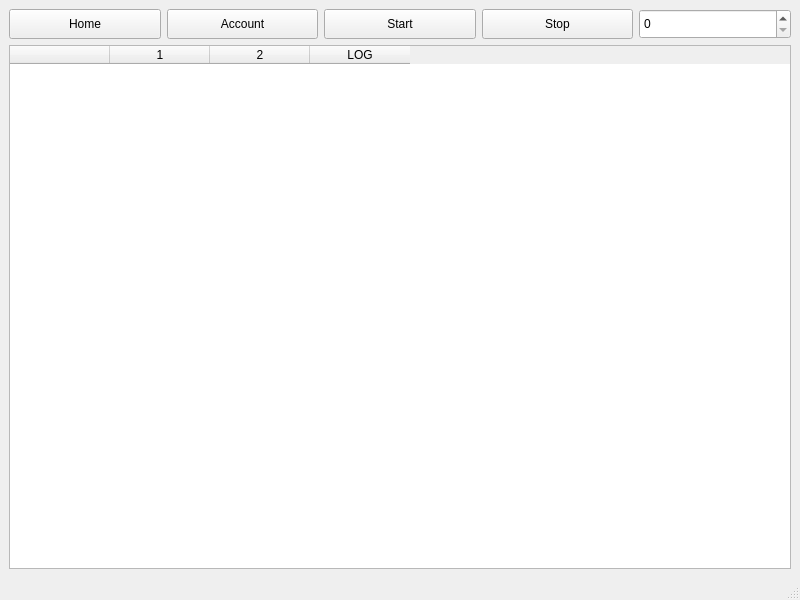
<?xml version="1.0" encoding="UTF-8"?>
<ui version="4.0">
 <class>MainWindow</class>
 <widget class="QMainWindow" name="MainWindow">
  <property name="geometry">
   <rect>
    <x>0</x>
    <y>0</y>
    <width>800</width>
    <height>600</height>
   </rect>
  </property>
  <property name="windowTitle">
   <string>MainWindow</string>
  </property>
  <widget class="QWidget" name="centralwidget">
   <layout class="QVBoxLayout" name="verticalLayout">
    <item>
     <widget class="QWidget" name="widget" native="true">
      <layout class="QVBoxLayout" name="verticalLayout_2">
       <property name="leftMargin">
        <number>0</number>
       </property>
       <property name="topMargin">
        <number>0</number>
       </property>
       <property name="rightMargin">
        <number>0</number>
       </property>
       <property name="bottomMargin">
        <number>0</number>
       </property>
       <item>
        <widget class="QWidget" name="widget_2" native="true">
         <layout class="QHBoxLayout" name="horizontalLayout_2">
          <property name="leftMargin">
           <number>0</number>
          </property>
          <property name="topMargin">
           <number>0</number>
          </property>
          <property name="rightMargin">
           <number>0</number>
          </property>
          <property name="bottomMargin">
           <number>0</number>
          </property>
          <item>
           <widget class="QPushButton" name="btnHome">
            <property name="minimumSize">
             <size>
              <width>0</width>
              <height>30</height>
             </size>
            </property>
            <property name="text">
             <string>Home</string>
            </property>
           </widget>
          </item>
          <item>
           <widget class="QPushButton" name="btnAccount">
            <property name="minimumSize">
             <size>
              <width>0</width>
              <height>30</height>
             </size>
            </property>
            <property name="text">
             <string>Account</string>
            </property>
           </widget>
          </item>
          <item>
           <widget class="QPushButton" name="btnStart">
            <property name="minimumSize">
             <size>
              <width>0</width>
              <height>30</height>
             </size>
            </property>
            <property name="text">
             <string>Start</string>
            </property>
           </widget>
          </item>
          <item>
           <widget class="QPushButton" name="btnStop">
            <property name="minimumSize">
             <size>
              <width>0</width>
              <height>30</height>
             </size>
            </property>
            <property name="text">
             <string>Stop</string>
            </property>
           </widget>
          </item>
          <item>
           <widget class="QSpinBox" name="spThread">
            <property name="minimumSize">
             <size>
              <width>0</width>
              <height>30</height>
             </size>
            </property>
           </widget>
          </item>
         </layout>
        </widget>
       </item>
       <item>
        <widget class="QWidget" name="widget_3" native="true">
         <layout class="QHBoxLayout" name="horizontalLayout">
          <property name="leftMargin">
           <number>0</number>
          </property>
          <property name="topMargin">
           <number>0</number>
          </property>
          <property name="rightMargin">
           <number>0</number>
          </property>
          <property name="bottomMargin">
           <number>0</number>
          </property>
          <item>
           <widget class="QStackedWidget" name="stackedWidget">
            <property name="currentIndex">
             <number>0</number>
            </property>
            <widget class="QWidget" name="page">
             <layout class="QHBoxLayout" name="horizontalLayout_4">
              <property name="leftMargin">
               <number>0</number>
              </property>
              <property name="topMargin">
               <number>0</number>
              </property>
              <property name="rightMargin">
               <number>0</number>
              </property>
              <property name="bottomMargin">
               <number>0</number>
              </property>
              <item>
               <widget class="QTableWidget" name="tbShow">
                <column>
                 <property name="text">
                  <string/>
                 </property>
                </column>
                <column>
                 <property name="text">
                  <string>1</string>
                 </property>
                </column>
                <column>
                 <property name="text">
                  <string>2</string>
                 </property>
                </column>
                <column>
                 <property name="text">
                  <string>LOG</string>
                 </property>
                </column>
               </widget>
              </item>
             </layout>
            </widget>
            <widget class="QWidget" name="page_2">
             <layout class="QHBoxLayout" name="horizontalLayout_3">
              <property name="spacing">
               <number>0</number>
              </property>
              <property name="leftMargin">
               <number>0</number>
              </property>
              <property name="topMargin">
               <number>0</number>
              </property>
              <property name="rightMargin">
               <number>0</number>
              </property>
              <property name="bottomMargin">
               <number>0</number>
              </property>
              <item>
               <widget class="QTableWidget" name="tbAccount">
                <attribute name="horizontalHeaderStretchLastSection">
                 <bool>true</bool>
                </attribute>
                <column>
                 <property name="text">
                  <string/>
                 </property>
                </column>
                <column>
                 <property name="text">
                  <string>NAME</string>
                 </property>
                </column>
                <column>
                 <property name="text">
                  <string>PASSWORD</string>
                 </property>
                </column>
                <column>
                 <property name="text">
                  <string>STATUS</string>
                 </property>
                </column>
               </widget>
              </item>
             </layout>
            </widget>
           </widget>
          </item>
         </layout>
        </widget>
       </item>
      </layout>
     </widget>
    </item>
   </layout>
  </widget>
  <widget class="QStatusBar" name="statusbar"/>
 </widget>
 <resources/>
 <connections/>
</ui>
